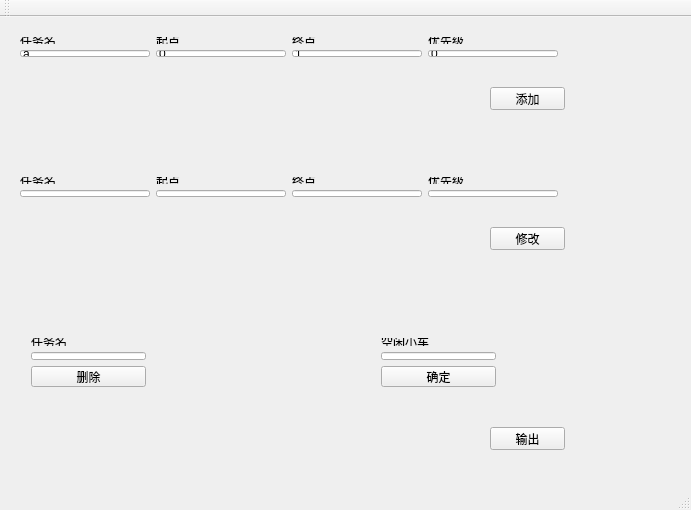
<?xml version="1.0" encoding="UTF-8"?>
<ui version="4.0">
 <class>MainWindow</class>
 <widget class="QMainWindow" name="MainWindow">
  <property name="geometry">
   <rect>
    <x>0</x>
    <y>0</y>
    <width>691</width>
    <height>510</height>
   </rect>
  </property>
  <property name="windowTitle">
   <string>MainWindow</string>
  </property>
  <widget class="QWidget" name="centralWidget">
   <widget class="QPushButton" name="add">
    <property name="geometry">
     <rect>
      <x>490</x>
      <y>70</y>
      <width>75</width>
      <height>23</height>
     </rect>
    </property>
    <property name="text">
     <string>添加</string>
    </property>
   </widget>
   <widget class="QWidget" name="layoutWidget">
    <property name="geometry">
     <rect>
      <x>9</x>
      <y>149</y>
      <width>560</width>
      <height>42</height>
     </rect>
    </property>
    <layout class="QHBoxLayout" name="horizontalLayout_2">
     <item>
      <layout class="QVBoxLayout" name="verticalLayout_7">
       <item>
        <widget class="QLabel" name="label_7">
         <property name="text">
          <string>任务名</string>
         </property>
        </widget>
       </item>
       <item>
        <widget class="QLineEdit" name="updatetask"/>
       </item>
      </layout>
     </item>
     <item>
      <layout class="QVBoxLayout" name="verticalLayout_8">
       <item>
        <widget class="QLabel" name="label_8">
         <property name="text">
          <string>起点</string>
         </property>
        </widget>
       </item>
       <item>
        <widget class="QLineEdit" name="updatestart"/>
       </item>
      </layout>
     </item>
     <item>
      <layout class="QVBoxLayout" name="verticalLayout_9">
       <item>
        <widget class="QLabel" name="label_9">
         <property name="text">
          <string>终点</string>
         </property>
        </widget>
       </item>
       <item>
        <widget class="QLineEdit" name="updateend"/>
       </item>
      </layout>
     </item>
     <item>
      <layout class="QVBoxLayout" name="verticalLayout_10">
       <item>
        <widget class="QLabel" name="label_10">
         <property name="text">
          <string>优先级</string>
         </property>
        </widget>
       </item>
       <item>
        <widget class="QLineEdit" name="updatepriority"/>
       </item>
      </layout>
     </item>
    </layout>
   </widget>
   <widget class="QPushButton" name="update">
    <property name="geometry">
     <rect>
      <x>490</x>
      <y>210</y>
      <width>75</width>
      <height>23</height>
     </rect>
    </property>
    <property name="text">
     <string>修改</string>
    </property>
   </widget>
   <widget class="QPushButton" name="update_2">
    <property name="geometry">
     <rect>
      <x>490</x>
      <y>410</y>
      <width>75</width>
      <height>23</height>
     </rect>
    </property>
    <property name="text">
     <string>输出</string>
    </property>
   </widget>
   <widget class="QWidget" name="">
    <property name="geometry">
     <rect>
      <x>9</x>
      <y>9</y>
      <width>560</width>
      <height>42</height>
     </rect>
    </property>
    <layout class="QHBoxLayout" name="horizontalLayout">
     <item>
      <layout class="QVBoxLayout" name="verticalLayout">
       <item>
        <widget class="QLabel" name="label">
         <property name="text">
          <string>任务名</string>
         </property>
        </widget>
       </item>
       <item>
        <widget class="QLineEdit" name="addtask">
         <property name="text">
          <string>a</string>
         </property>
        </widget>
       </item>
      </layout>
     </item>
     <item>
      <layout class="QVBoxLayout" name="verticalLayout_2">
       <item>
        <widget class="QLabel" name="label_2">
         <property name="text">
          <string>起点</string>
         </property>
        </widget>
       </item>
       <item>
        <widget class="QLineEdit" name="addstart">
         <property name="text">
          <string>0</string>
         </property>
        </widget>
       </item>
      </layout>
     </item>
     <item>
      <layout class="QVBoxLayout" name="verticalLayout_3">
       <item>
        <widget class="QLabel" name="label_3">
         <property name="text">
          <string>终点</string>
         </property>
        </widget>
       </item>
       <item>
        <widget class="QLineEdit" name="addend">
         <property name="text">
          <string>1</string>
         </property>
        </widget>
       </item>
      </layout>
     </item>
     <item>
      <layout class="QVBoxLayout" name="verticalLayout_4">
       <item>
        <widget class="QLabel" name="label_4">
         <property name="text">
          <string>优先级</string>
         </property>
        </widget>
       </item>
       <item>
        <widget class="QLineEdit" name="addpriority">
         <property name="text">
          <string>0</string>
         </property>
        </widget>
       </item>
      </layout>
     </item>
    </layout>
   </widget>
   <widget class="QWidget" name="">
    <property name="geometry">
     <rect>
      <x>20</x>
      <y>310</y>
      <width>137</width>
      <height>71</height>
     </rect>
    </property>
    <layout class="QVBoxLayout" name="verticalLayout_13">
     <item>
      <layout class="QVBoxLayout" name="verticalLayout_11">
       <item>
        <widget class="QLabel" name="label_11">
         <property name="text">
          <string>任务名</string>
         </property>
        </widget>
       </item>
       <item>
        <widget class="QLineEdit" name="deletetask"/>
       </item>
      </layout>
     </item>
     <item>
      <widget class="QPushButton" name="delete_2">
       <property name="text">
        <string>删除</string>
       </property>
      </widget>
     </item>
    </layout>
   </widget>
   <widget class="QWidget" name="">
    <property name="geometry">
     <rect>
      <x>370</x>
      <y>310</y>
      <width>137</width>
      <height>71</height>
     </rect>
    </property>
    <layout class="QVBoxLayout" name="verticalLayout_14">
     <item>
      <layout class="QVBoxLayout" name="verticalLayout_12">
       <item>
        <widget class="QLabel" name="label_12">
         <property name="text">
          <string>空闲小车</string>
         </property>
        </widget>
       </item>
       <item>
        <widget class="QLineEdit" name="freeagv"/>
       </item>
      </layout>
     </item>
     <item>
      <widget class="QPushButton" name="free">
       <property name="text">
        <string>确定</string>
       </property>
      </widget>
     </item>
    </layout>
   </widget>
  </widget>
  <widget class="QMenuBar" name="menuBar">
   <property name="geometry">
    <rect>
     <x>0</x>
     <y>0</y>
     <width>691</width>
     <height>23</height>
    </rect>
   </property>
  </widget>
  <widget class="QToolBar" name="mainToolBar">
   <attribute name="toolBarArea">
    <enum>TopToolBarArea</enum>
   </attribute>
   <attribute name="toolBarBreak">
    <bool>false</bool>
   </attribute>
  </widget>
  <widget class="QStatusBar" name="statusBar"/>
 </widget>
 <layoutdefault spacing="6" margin="11"/>
 <resources/>
 <connections/>
</ui>
